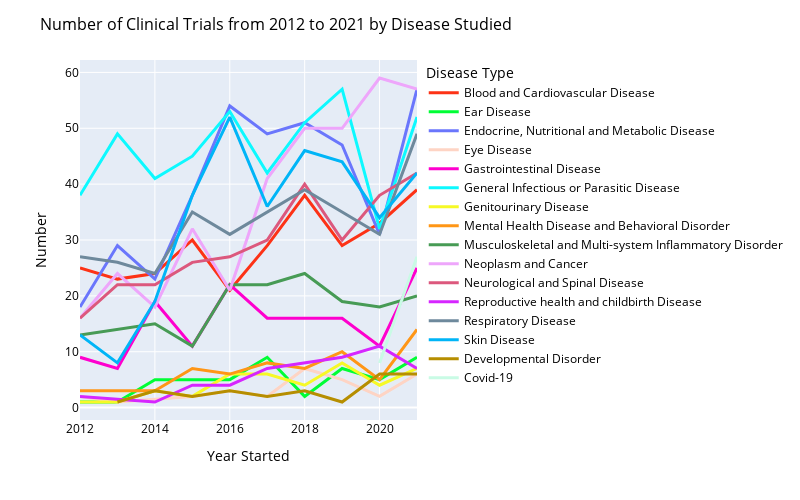

The notebook cell saved with this chart:
### Code cell
# Graph 15 -
# Number of IPCT by disease studied per year
# Only showing the top 10 diseases

def diseaseplt():
    condition = interventional_studies[(interventional_studies['Disease Type'] != 'Others') & 
                                      (interventional_studies['Year Started'] != 2022)]
    condition = condition.groupby(["Year Started", "Disease Type"])['TRIAL ID (NCT number)'].count().reset_index()
    condition = condition.rename(columns = {"TRIAL ID (NCT number)": "Number"})
    Top_diseases = condition.reset_index().drop(columns = 'index').rename(columns={"TRIAL ID (NCT number)": "Number"}
                                                                      ).sort_values(by = 'Number',ascending=True)

    condition_2 = condition[condition['Disease Type'].isin(list(Top_diseases['Disease Type'].unique()))]

    fig = px.line(condition_2, x = 'Year Started', y = 'Number',
                  color='Disease Type',
                  color_discrete_sequence = px.colors.qualitative.Light24,
                  line_group = "Disease Type", 
                  hover_name = "Disease Type")

    fig.update_layout(title = 'Number of Clinical Trials from 2012 to 2021 by Disease Studied', 
                      height = 500, width = 800, 
                      title_font = dict(size = 16,color='black'),
                      font = dict(color = 'black'),
                      showlegend = True)

    fig.update_traces(line = dict(width = 3))
    fig.show()
    
diseaseplt()

### Figure 1 — Plotly figure (JSON) as saved in the notebook; plotly's stock layout.template omitted (floating-point values rounded to 4 significant figures)
{"data": [{"hovertemplate": "<b>%{hovertext}</b><br><br>Disease Type=Blood and Cardiovascular Disease<br>Year Started=%{x}<br>Number=%{y}<extra></extra>", "hovertext": ["Blood and Cardiovascular Disease", "Blood and Cardiovascular Disease", "Blood and Cardiovascular Disease", "Blood and Cardiovascular Disease", "Blood and Cardiovascular Disease", "Blood and Cardiovascular Disease", "Blood and Cardiovascular Disease", "Blood and Cardiovascular Disease", "Blood and Cardiovascular Disease", "Blood and Cardiovascular Disease"], "legendgroup": "Blood and Cardiovascular Disease", "line": {"color": "#FD3216", "dash": "solid", "width": 3}, "mode": "lines", "name": "Blood and Cardiovascular Disease", "orientation": "v", "showlegend": true, "type": "scatter", "x": [2012, 2013, 2014, 2015, 2016, 2017, 2018, 2019, 2020, 2021], "xaxis": "x", "y": [25, 23, 24, 30, 21, 29, 38, 29, 33, 39], "yaxis": "y"}, {"hovertemplate": "<b>%{hovertext}</b><br><br>Disease Type=Ear Disease<br>Year Started=%{x}<br>Number=%{y}<extra></extra>", "hovertext": ["Ear Disease", "Ear Disease", "Ear Disease", "Ear Disease", "Ear Disease", "Ear Disease", "Ear Disease", "Ear Disease", "Ear Disease", "Ear Disease"], "legendgroup": "Ear Disease", "line": {"color": "#00FE35", "dash": "solid", "width": 3}, "mode": "lines", "name": "Ear Disease", "orientation": "v", "showlegend": true, "type": "scatter", "x": [2012, 2013, 2014, 2015, 2016, 2017, 2018, 2019, 2020, 2021], "xaxis": "x", "y": [1, 1, 5, 5, 5, 9, 2, 7, 5, 9], "yaxis": "y"}, {"hovertemplate": "<b>%{hovertext}</b><br><br>Disease Type=Endocrine, Nutritional and Metabolic Disease<br>Year Started=%{x}<br>Number=%{y}<extra></extra>", "hovertext": ["Endocrine, Nutritional and Metabolic Disease", "Endocrine, Nutritional and Metabolic Disease", "Endocrine, Nutritional and Metabolic Disease", "Endocrine, Nutritional and Metabolic Disease", "Endocrine, Nutritional and Metabolic Disease", "Endocrine, Nutritional and Metabolic Disease", "Endocrine, Nutritional and Metabolic Disease", "Endocrine, Nutritional and Metabolic Disease", "Endocrine, Nutritional and Metabolic Disease", "Endocrine, Nutritional and Metabolic Disease"], "legendgroup": "Endocrine, Nutritional and Metabolic Disease", "line": {"color": "#6A76FC", "dash": "solid", "width": 3}, "mode": "lines", "name": "Endocrine, Nutritional and Metabolic Disease", "orientation": "v", "showlegend": true, "type": "scatter", "x": [2012, 2013, 2014, 2015, 2016, 2017, 2018, 2019, 2020, 2021], "xaxis": "x", "y": [18, 29, 23, 38, 54, 49, 51, 47, 31, 57], "yaxis": "y"}, {"hovertemplate": "<b>%{hovertext}</b><br><br>Disease Type=Eye Disease<br>Year Started=%{x}<br>Number=%{y}<extra></extra>", "hovertext": ["Eye Disease", "Eye Disease", "Eye Disease", "Eye Disease", "Eye Disease", "Eye Disease", "Eye Disease", "Eye Disease", "Eye Disease"], "legendgroup": "Eye Disease", "line": {"color": "#FED4C4", "dash": "solid", "width": 3}, "mode": "lines", "name": "Eye Disease", "orientation": "v", "showlegend": true, "type": "scatter", "x": [2012, 2013, 2015, 2016, 2017, 2018, 2019, 2020, 2021], "xaxis": "x", "y": [2, 1, 2, 3, 2, 7, 5, 2, 6], "yaxis": "y"}, {"hovertemplate": "<b>%{hovertext}</b><br><br>Disease Type=Gastrointestinal Disease<br>Year Started=%{x}<br>Number=%{y}<extra></extra>", "hovertext": ["Gastrointestinal Disease", "Gastrointestinal Disease", "Gastrointestinal Disease", "Gastrointestinal Disease", "Gastrointestinal Disease", "Gastrointestinal Disease", "Gastrointestinal Disease", "Gastrointestinal Disease", "Gastrointestinal Disease", "Gastrointestinal Disease"], "legendgroup": "Gastrointestinal Disease", "line": {"color": "#FE00CE", "dash": "solid", "width": 3}, "mode": "lines", "name": "Gastrointestinal Disease", "orientation": "v", "showlegend": true, "type": "scatter", "x": [2012, 2013, 2014, 2015, 2016, 2017, 2018, 2019, 2020, 2021], "xaxis": "x", "y": [9, 7, 19, 11, 22, 16, 16, 16, 11, 25], "yaxis": "y"}, {"hovertemplate": "<b>%{hovertext}</b><br><br>Disease Type=General Infectious or Parasitic Disease<br>Year Started=%{x}<br>Number=%{y}<extra></extra>", "hovertext": ["General Infectious or Parasitic Disease", "General Infectious or Parasitic Disease", "General Infectious or Parasitic Disease", "General Infectious or Parasitic Disease", "General Infectious or Parasitic Disease", "General Infectious or Parasitic Disease", "General Infectious or Parasitic Disease", "General Infectious or Parasitic Disease", "General Infectious or Parasitic Disease", "General Infectious or Parasitic Disease"], "legendgroup": "General Infectious or Parasitic Disease", "line": {"color": "#0DF9FF", "dash": "solid", "width": 3}, "mode": "lines", "name": "General Infectious or Parasitic Disease", "orientation": "v", "showlegend": true, "type": "scatter", "x": [2012, 2013, 2014, 2015, 2016, 2017, 2018, 2019, 2020, 2021], "xaxis": "x", "y": [38, 49, 41, 45, 53, 42, 51, 57, 32, 52], "yaxis": "y"}, {"hovertemplate": "<b>%{hovertext}</b><br><br>Disease Type=Genitourinary Disease<br>Year Started=%{x}<br>Number=%{y}<extra></extra>", "hovertext": ["Genitourinary Disease", "Genitourinary Disease", "Genitourinary Disease", "Genitourinary Disease", "Genitourinary Disease", "Genitourinary Disease", "Genitourinary Disease", "Genitourinary Disease", "Genitourinary Disease", "Genitourinary Disease"], "legendgroup": "Genitourinary Disease", "line": {"color": "#F6F926", "dash": "solid", "width": 3}, "mode": "lines", "name": "Genitourinary Disease", "orientation": "v", "showlegend": true, "type": "scatter", "x": [2012, 2013, 2014, 2015, 2016, 2017, 2018, 2019, 2020, 2021], "xaxis": "x", "y": [1, 1, 3, 2, 6, 6, 4, 8, 4, 7], "yaxis": "y"}, {"hovertemplate": "<b>%{hovertext}</b><br><br>Disease Type=Mental Health Disease and Behavioral Disorder<br>Year Started=%{x}<br>Number=%{y}<extra></extra>", "hovertext": ["Mental Health Disease and Behavioral Disorder", "Mental Health Disease and Behavioral Disorder", "Mental Health Disease and Behavioral Disorder", "Mental Health Disease and Behavioral Disorder", "Mental Health Disease and Behavioral Disorder", "Mental Health Disease and Behavioral Disorder", "Mental Health Disease and Behavioral Disorder", "Mental Health Disease and Behavioral Disorder", "Mental Health Disease and Behavioral Disorder", "Mental Health Disease and Behavioral Disorder"], "legendgroup": "Mental Health Disease and Behavioral Disorder", "line": {"color": "#FF9616", "dash": "solid", "width": 3}, "mode": "lines", "name": "Mental Health Disease and Behavioral Disorder", "orientation": "v", "showlegend": true, "type": "scatter", "x": [2012, 2013, 2014, 2015, 2016, 2017, 2018, 2019, 2020, 2021], "xaxis": "x", "y": [3, 3, 3, 7, 6, 8, 7, 10, 5, 14], "yaxis": "y"}, {"hovertemplate": "<b>%{hovertext}</b><br><br>Disease Type=Musculoskeletal and Multi-system Inflammatory Disorder<br>Year Started=%{x}<br>Number=%{y}<extra></extra>", "hovertext": ["Musculoskeletal and Multi-system Inflammatory Disorder", "Musculoskeletal and Multi-system Inflammatory Disorder", "Musculoskeletal and Multi-system Inflammatory Disorder", "Musculoskeletal and Multi-system Inflammatory Disorder", "Musculoskeletal and Multi-system Inflammatory Disorder", "Musculoskeletal and Multi-system Inflammatory Disorder", "Musculoskeletal and Multi-system Inflammatory Disorder", "Musculoskeletal and Multi-system Inflammatory Disorder", "Musculoskeletal and Multi-system Inflammatory Disorder", "Musculoskeletal and Multi-system Inflammatory Disorder"], "legendgroup": "Musculoskeletal and Multi-system Inflammatory Disorder", "line": {"color": "#479B55", "dash": "solid", "width": 3}, "mode": "lines", "name": "Musculoskeletal and Multi-system Inflammatory Disorder", "orientation": "v", "showlegend": true, "type": "scatter", "x": [2012, 2013, 2014, 2015, 2016, 2017, 2018, 2019, 2020, 2021], "xaxis": "x", "y": [13, 14, 15, 11, 22, 22, 24, 19, 18, 20], "yaxis": "y"}, {"hovertemplate": "<b>%{hovertext}</b><br><br>Disease Type=Neoplasm and Cancer<br>Year Started=%{x}<br>Number=%{y}<extra></extra>", "hovertext": ["Neoplasm and Cancer", "Neoplasm and Cancer", "Neoplasm and Cancer", "Neoplasm and Cancer", "Neoplasm and Cancer", "Neoplasm and Cancer", "Neoplasm and Cancer", "Neoplasm and Cancer", "Neoplasm and Cancer", "Neoplasm and Cancer"], "legendgroup": "Neoplasm and Cancer", "line": {"color": "#EEA6FB", "dash": "solid", "width": 3}, "mode": "lines", "name": "Neoplasm and Cancer", "orientation": "v", "showlegend": true, "type": "scatter", "x": [2012, 2013, 2014, 2015, 2016, 2017, 2018, 2019, 2020, 2021], "xaxis": "x", "y": [16, 24, 18, 32, 21, 41, 50, 50, 59, 57], "yaxis": "y"}, {"hovertemplate": "<b>%{hovertext}</b><br><br>Disease Type=Neurological and Spinal Disease<br>Year Started=%{x}<br>Number=%{y}<extra></extra>", "hovertext": ["Neurological and Spinal Disease", "Neurological and Spinal Disease", "Neurological and Spinal Disease", "Neurological and Spinal Disease", "Neurological and Spinal Disease", "Neurological and Spinal Disease", "Neurological and Spinal Disease", "Neurological and Spinal Disease", "Neurological and Spinal Disease", "Neurological and Spinal Disease"], "legendgroup": "Neurological and Spinal Disease", "line": {"color": "#DC587D", "dash": "solid", "width": 3}, "mode": "lines", "name": "Neurological and Spinal Disease", "orientation": "v", "showlegend": true, "type": "scatter", "x": [2012, 2013, 2014, 2015, 2016, 2017, 2018, 2019, 2020, 2021], "xaxis": "x", "y": [16, 22, 22, 26, 27, 30, 40, 30, 38, 42], "yaxis": "y"}, {"hovertemplate": "<b>%{hovertext}</b><br><br>Disease Type=Reproductive health and childbirth Disease<br>Year Started=%{x}<br>Number=%{y}<extra></extra>", "hovertext": ["Reproductive health and childbirth Disease", "Reproductive health and childbirth Disease", "Reproductive health and childbirth Disease", "Reproductive health and childbirth Disease", "Reproductive health and childbirth Disease", "Reproductive health and childbirth Disease", "Reproductive health and childbirth Disease", "Reproductive health and childbirth Disease", "Reproductive health and childbirth Disease"], "legendgroup": "Reproductive health and childbirth Disease", "line": {"color": "#D626FF", "dash": "solid", "width": 3}, "mode": "lines", "name": "Reproductive health and childbirth Disease", "orientation": "v", "showlegend": true, "type": "scatter", "x": [2012, 2014, 2015, 2016, 2017, 2018, 2019, 2020, 2021], "xaxis": "x", "y": [2, 1, 4, 4, 7, 8, 9, 11, 7], "yaxis": "y"}, {"hovertemplate": "<b>%{hovertext}</b><br><br>Disease Type=Respiratory Disease<br>Year Started=%{x}<br>Number=%{y}<extra></extra>", "hovertext": ["Respiratory Disease", "Respiratory Disease", "Respiratory Disease", "Respiratory Disease", "Respiratory Disease", "Respiratory Disease", "Respiratory Disease", "Respiratory Disease", "Respiratory Disease", "Respiratory Disease"], "legendgroup": "Respiratory Disease", "line": {"color": "#6E899C", "dash": "solid", "width": 3}, "mode": "lines", "name": "Respiratory Disease", "orientation": "v", "showlegend": true, "type": "scatter", "x": [2012, 2013, 2014, 2015, 2016, 2017, 2018, 2019, 2020, 2021], "xaxis": "x", "y": [27, 26, 24, 35, 31, 35, 39, 35, 31, 49], "yaxis": "y"}, {"hovertemplate": "<b>%{hovertext}</b><br><br>Disease Type=Skin Disease<br>Year Started=%{x}<br>Number=%{y}<extra></extra>", "hovertext": ["Skin Disease", "Skin Disease", "Skin Disease", "Skin Disease", "Skin Disease", "Skin Disease", "Skin Disease", "Skin Disease", "Skin Disease", "Skin Disease"], "legendgroup": "Skin Disease", "line": {"color": "#00B5F7", "dash": "solid", "width": 3}, "mode": "lines", "name": "Skin Disease", "orientation": "v", "showlegend": true, "type": "scatter", "x": [2012, 2013, 2014, 2015, 2016, 2017, 2018, 2019, 2020, 2021], "xaxis": "x", "y": [13, 8, 19, 38, 52, 36, 46, 44, 34, 42], "yaxis": "y"}, {"hovertemplate": "<b>%{hovertext}</b><br><br>Disease Type=Developmental Disorder<br>Year Started=%{x}<br>Number=%{y}<extra></extra>", "hovertext": ["Developmental Disorder", "Developmental Disorder", "Developmental Disorder", "Developmental Disorder", "Developmental Disorder", "Developmental Disorder", "Developmental Disorder", "Developmental Disorder", "Developmental Disorder"], "legendgroup": "Developmental Disorder", "line": {"color": "#B68E00", "dash": "solid", "width": 3}, "mode": "lines", "name": "Developmental Disorder", "orientation": "v", "showlegend": true, "type": "scatter", "x": [2013, 2014, 2015, 2016, 2017, 2018, 2019, 2020, 2021], "xaxis": "x", "y": [1, 3, 2, 3, 2, 3, 1, 6, 6], "yaxis": "y"}, {"hovertemplate": "<b>%{hovertext}</b><br><br>Disease Type=Covid-19<br>Year Started=%{x}<br>Number=%{y}<extra></extra>", "hovertext": ["Covid-19", "Covid-19"], "legendgroup": "Covid-19", "line": {"color": "#C9FBE5", "dash": "solid", "width": 3}, "mode": "lines", "name": "Covid-19", "orientation": "v", "showlegend": true, "type": "scatter", "x": [2020, 2021], "xaxis": "x", "y": [8, 27], "yaxis": "y"}], "layout": {"font": {"color": "black"}, "height": 500, "legend": {"title": {"text": "Disease Type"}, "tracegroupgap": 0}, "margin": {"t": 60}, "showlegend": true, "title": {"font": {"color": "black", "size": 16}, "text": "Number of Clinical Trials from 2012 to 2021 by Disease Studied"}, "width": 800, "xaxis": {"anchor": "y", "autorange": true, "domain": [0, 1], "range": [2012, 2021], "title": {"text": "Year Started"}, "type": "linear"}, "yaxis": {"anchor": "x", "autorange": true, "domain": [0, 1], "range": [-2.222, 62.22], "title": {"text": "Number"}, "type": "linear"}}}
